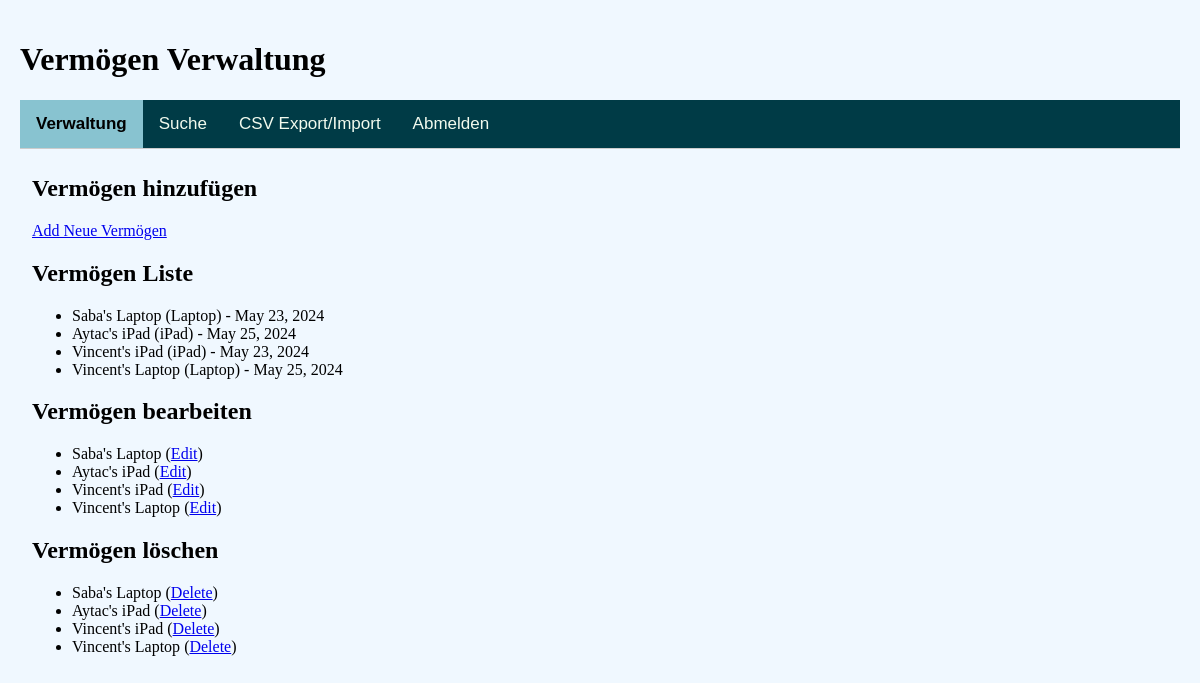
The app's page /assets/ (signed in), older data.
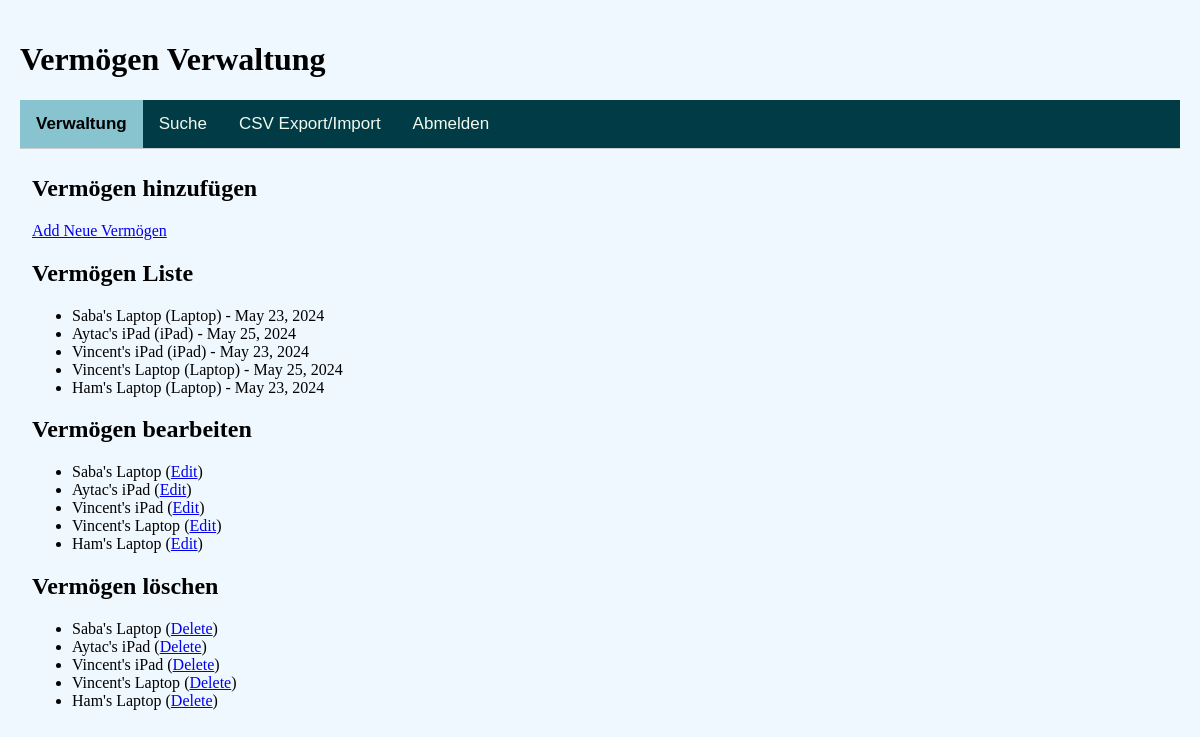
The same page, newer data.
### asset_management/models.py (models this page shows, shortened)
class Asset(models.Model):
    name = models.CharField(max_length=100)
    ASSET_TYPE_CHOICES = [
        ('laptop', 'Laptop'),
        ('desktop', 'Desktop'),
        ('server', 'Server'),
        ('network', 'Network Equipment'),
        ('license', 'License'),
        ('monitor', 'Monitor'),
        ('drucker', 'Drucker'),
        ('ipad', 'iPad')
    ]
    asset_type = models.CharField(max_length=50, choices=ASSET_TYPE_CHOICES)
    location = models.CharField(max_length=100)
    purchase_date = models.DateField()
    price = models.FloatField()

### asset_management/views.py (the view)
# urls.py: path('', views.asset_list, name='asset_list'),
@login_required
def asset_list(request):
    query = request.GET.get('q')
    asset_type = request.GET.get('asset_type')
    start_date = request.GET.get('start_date')
    end_date = request.GET.get('end_date')
    active_tab = request.GET.get('active_tab', 'Verwaltung')
    filters = Q()
    if query:
        filters &= Q(name__icontains=query)
    if asset_type:
        filters &= Q(asset_type__iexact=asset_type)
    if start_date:
        filters &= Q(purchase_date__gte=start_date)
    if end_date:
        filters &= Q(purchase_date__lte=end_date)
    filtered_assets = Asset.objects.filter(filters) if (query or asset_type or start_date or end_date) else None
    all_assets = Asset.objects.all()
    if request.headers.get('x-requested-with') == 'XMLHttpRequest':
        asset_data = [{'name': asset.name, 'asset_type': asset.get_asset_type_display(), 'purchase_date': asset.purchase_date} for asset in (filtered_assets or [])]
        return JsonResponse({'assets': asset_data})
    return render(request, 'asset_management/asset_list.html',
                  {'filtered_assets': filtered_assets, 'all_assets': all_assets, 'query': query, 'asset_type': asset_type,
                   'start_date': start_date, 'end_date': end_date, 'active_tab': active_tab})

### asset_management/templates/asset_management/asset_list.html (shortened to what this page needs)
{% extends "base.html" %}
{% block content %}
    <h1>Vermögen Verwaltung</h1>
    <div class="tab">
        <button class="tablinks" onclick="openTab(event, 'Verwaltung')">Verwaltung</button>
        <button class="tablinks" onclick="openTab(event, 'Suche')">Suche</button>
        <button class="tablinks" onclick="openTab(event, 'CSV')">CSV Export/Import</button>
        <button class="tablinks" onclick="confirmLogout()">Abmelden</button>
    </div>
    <div id="Verwaltung" class="tabcontent">
        <h2>Vermögen hinzufügen</h2>
        <a href="{% url 'asset_create' %}">Add Neue Vermögen</a>
        <h2>Vermögen Liste</h2>
        <ul>
            {% for asset in all_assets %}
                <li>{{ asset.name }} ({{ asset.get_asset_type_display }}) - {{ asset.purchase_date }}</li>
            {% endfor %}
        </ul>
        <h2>Vermögen bearbeiten</h2>
        <ul>
            {% for asset in all_assets %}
                <li>
                    {{ asset.name }} (<a href="{% url 'asset_edit' asset.id %}">Edit</a>)
                </li>
            {% endfor %}
        </ul>
        <h2>Vermögen löschen</h2>
        <ul>
            {% for asset in all_assets %}
                <li>
                    {{ asset.name }} (<a href="{% url 'asset_delete' asset.id %}">Delete</a>)
                </li>
            {% endfor %}
        </ul>
    </div>
{% endblock %}

### asset_management/templates/base.html (shortened to what this page needs)
<!DOCTYPE html>
<html>
<head>
</head>
<body>
    <div class="content">
        {% block content %}
        {% endblock %}
    </div>
</body>
</html>

### asset_management/templates/base.html (style rules this page uses)
body { background-color: #F1FAEE; margin: 0; font-family: Montserrat; }
.content { padding: 20px; }

### asset_management/templates/asset_management/asset_list.html (style rules this page uses)
body { background-color: #f0f8ff; margin: 0; font-family: Montserrat; }
.content { padding: 20px; }
.tab { overflow: hidden; border-bottom: 1px solid #ccc; background-color: #003B46; }
.tab button { background-color: inherit; float: left; border: none; outline: none; cursor: pointer; padding: 14px 16px; transition: 0.3s; font-size: 17px; color: #F1FAEE; }
.tab button.active { background-color: #88C3D0; color: black; font-weight: bold; }
.tabcontent { display: none; padding: 6px 12px; border-top: none; }

Row changes from the older to the newer data that the page shows:
added Asset: name "Ham's Laptop", asset_type "Laptop", purchase_date "May 23, 2024"
